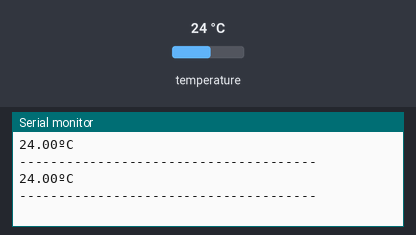
Bench run of a sketch on a simulated ESP32. Shown: the last lines printed to the serial monitor. The test bench sets the inputs (shaded band); at power-on: temperature 24 °C.

Above: at 2.3 s.
2.4 s: temperature set to 12 °C
At 3.5 s:
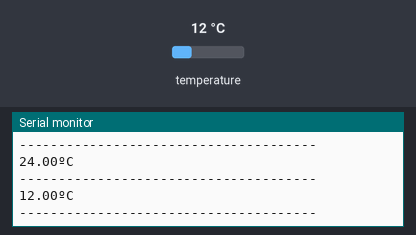
3.9 s: temperature set to 19 °C
At 5.2 s:
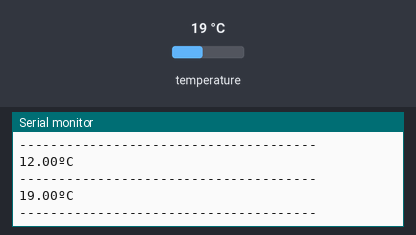
Timing chart, 0 to 6.9 s (numbered marks = the images above; inputs shaded):
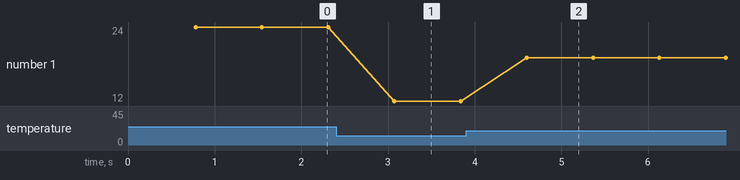

Measured:
- after the input at 2.4 s, the serial monitor: prints a new line after 0.67 s (image 1)
- after the input at 3.9 s, the serial monitor: prints a new line after 0.70 s (image 2)
- plotted number 1: 24 → 12 after the input at 2.4 s, 12 → 19 after the input at 3.9 s

The sketch:

DS18B20_teste.ino
```cpp
/*** INCLUSÃO DE BIBLIOTECAS DO SISTEMA********************************************************************************************************************/

// Biblioteca DS18B20 Dallas Temperatura
#include <OneWire.h>
#include <DallasTemperature.h>


// Pinos de acesso ao Esp32 ///////////////////////////////////////////////////////////////////////////////////////////////////////////////////////////////

#define DS18B20      4 // OK


/***INSTANCIANDO OBJETOS***********************************************************************************************************************************/
// Sensor de Temperatura DS18B20

//Instacia o Objeto oneWire e Seta o pino do Sensor para iniciar as leituras
OneWire oneWire(DS18B20);

//Repassa as referencias do oneWire para o Sensor Dallas (DS18B20)
DallasTemperature Sensor(&oneWire);

// Variavel para Armazenar os dados de Leitura
float leitura;


void setup() {
  // Inicia a Serial
  Serial.begin(115200);

  // Inicia o Sensor
  Sensor.begin();

}

void loop() {

  // Leitura do Sensor  DS18B20  //////////////
  Sensor.requestTemperatures();

  // Armazerna na variavel o valor da Leitura
  leitura          = Sensor.getTempCByIndex(0);


 // Imprime na Tela a Leitura
  Serial.print(leitura);
  Serial.println("ºC");
  Serial.println("--------------------------------------");


}
```
